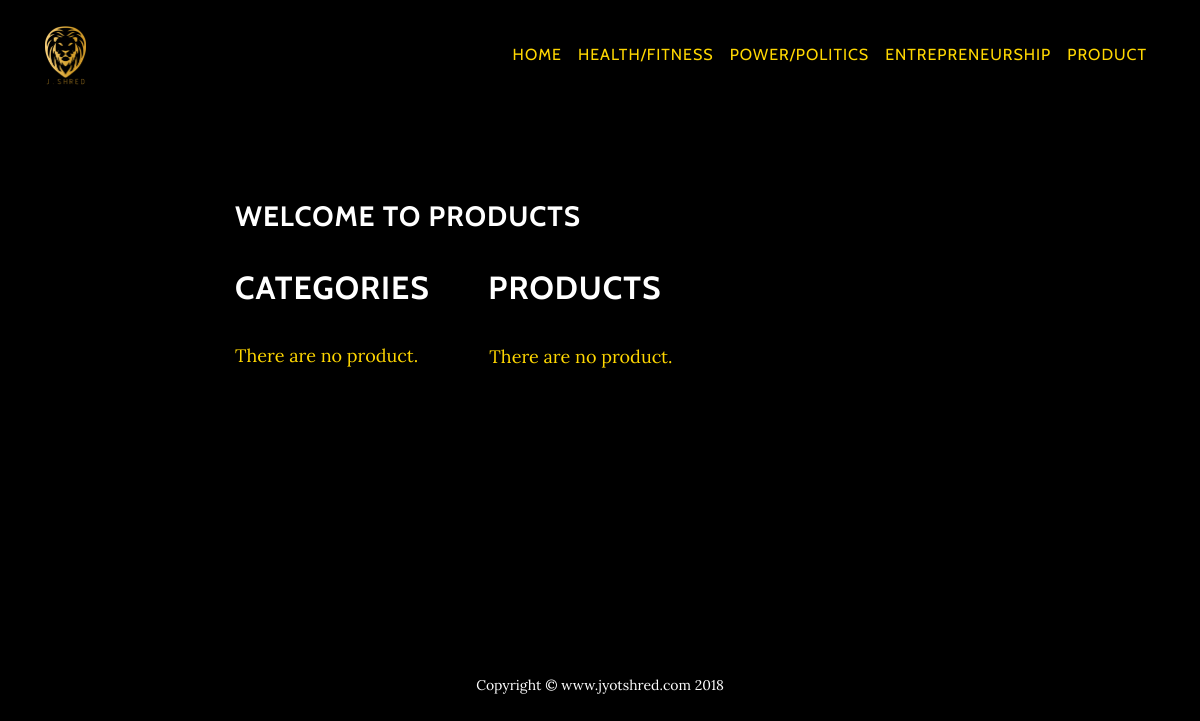
Page /product/ on the earlier database version.
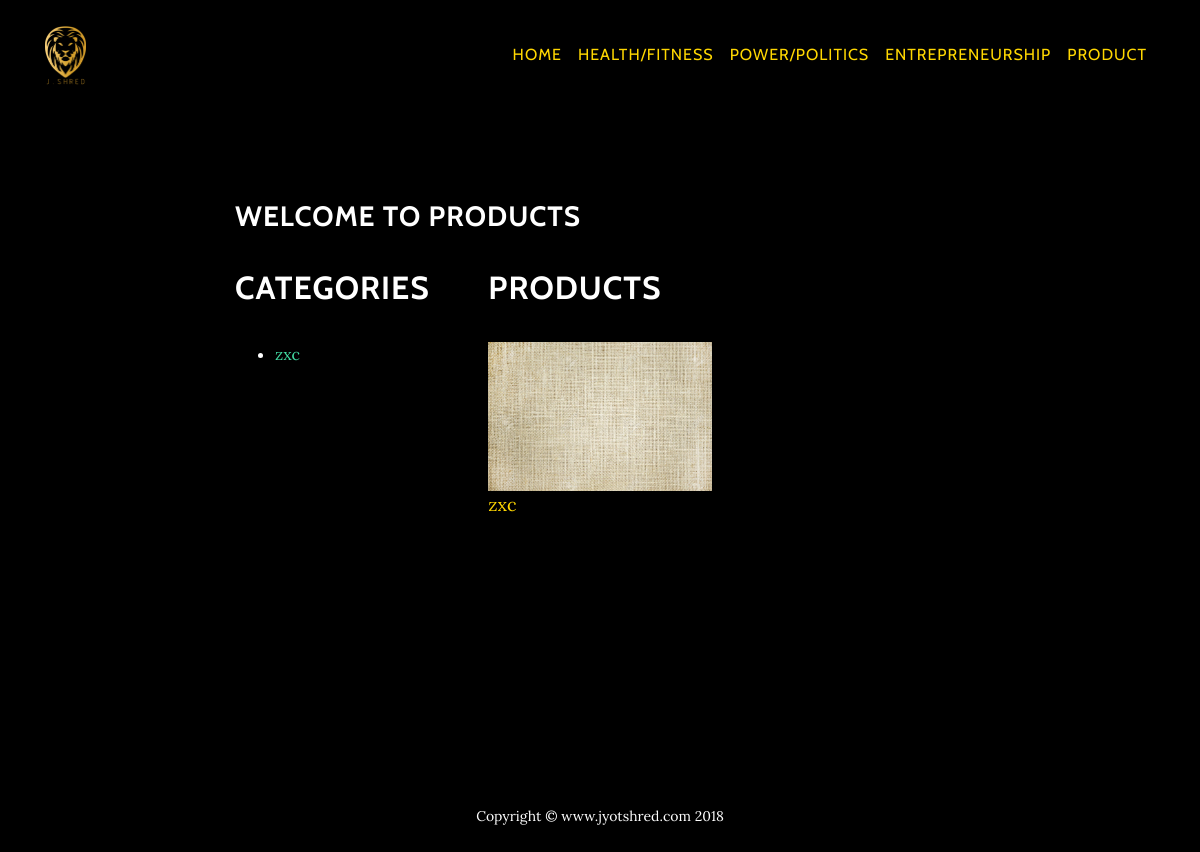
Same page on the later database version.
### products/models.py (models this page shows, shortened)
class Category(models.Model):
    title = models.CharField(max_length=100, db_index=True)
    slug = models.SlugField(max_length=100, db_index=True)
    @permalink
    def get_absolute_url(self):
        return ('view_product_category', None, { 'slug': self.slug })

class Product(models.Model):
    title = models.CharField(max_length=100, unique=True)
    slug = models.SlugField(max_length=100, unique=True)
    description = models.TextField()
    addded = models.DateTimeField(db_index=True, auto_now_add=True)
    category = models.ForeignKey('products.Category')
    image = models.FileField(upload_to='product')
    price = models.DecimalField(max_digits=8, decimal_places=2,default='0.0')
    @permalink
    def get_absolute_url(self):
        return ('view_product', None, { 'slug': self.slug })

### products/views.py (the view)
# urls.py: url(r'^product/',include('products.urls'))
def product(request):
    return render_to_response('product/index.html', {
        'categories': Category.objects.all(),
        'products': Product.objects.all().order_by("-addded")[:5]
    })

### templates/product/index.html (shortened to what this page needs)
{% extends 'product/base.html' %}
{% block content %}
    <div class="row">
        <div class="col-md-4">
            <h2>Categories</h2>
            {% if categories %}
                <ul>
                {% for category in categories %}
                    <li style="text-align: left"><a href="{{ category.get_absolute_url }}">{{ category.title }}</a></li>
                {% endfor %}
                </ul>
            {% else %}
                <p style="color: #FFD700; text-align: left">There are no product.</p>
            {% endif %}
        </div>
        <div class="col-md-8">
            <h2>Products</h2>
            {% if products %}
                <div class="row">
                    {% for product in products %}
                        <div class="col-md-6">
                            <div class="thumbnail">
                                <a href="{{ product.get_absolute_url }}">
                                    <img src="{{product.image.url}}" alt="Lights" style="width:100%">
                                    <div class="caption">
                                        <p style="color: #FFD700">{{ product.title }}</p>
                                    </div>
                                </a>
                            </div>
                        </div>
                    {% endfor %}
                    {% else %}
                <div class="card card-outline-primary mb-3 text-center" style="background-color: black">
                    <div class="card-block">
                        <blockquote class="card-blockquote">
                            <p style="color: #FFD700; text-align: left">There are no product.</p>
                        </blockquote>
                    </div>
                </div>
                {% endif %}
            </div>
        </div>
    </div>
{% endblock %}

Differences in the rows shown:
added Category: title "zxc"
added Product: image (picture), title "zxc"
Other differences:
text no longer shown: "There are no product. There are no product."
